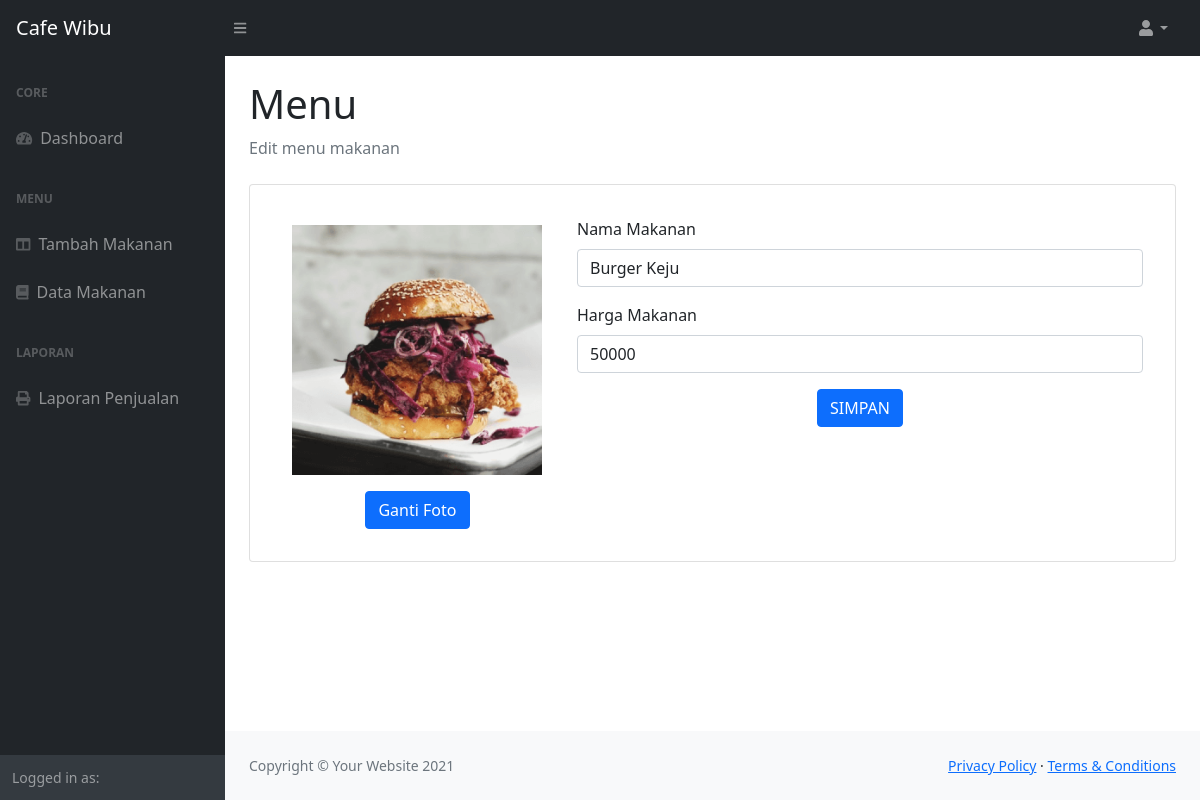
Page /menu/edit/5 on the committed database.
### tables this page shows
CREATE TABLE `menu` (
  `id` int(11) NOT NULL,
  `nama` varchar(250) NOT NULL,
  `harga` bigint(20) NOT NULL,
  `status` varchar(11) NOT NULL,
  `foto` varchar(255) NOT NULL
);

### application/controllers/Menu.php (called while the page is built, shortened)
<?php
class Menu extends CI_Controller
{
    public function __construct()
    {
        $this->load->library('form_validation');
        $this->load->model('menu_model');
    }
    public function edit($id)
    {
        $data['makanan'] = $this->menu_model->getMakananById($id);
        $this->load->view('menu/edit', $data);
    }
}

### index.php (called while the page is built, shortened)
<?php
require_once BASEPATH.'core/CodeIgniter.php';

### application/models/Menu_model.php (called while the page is built, shortened)
<?php
class Menu_model extends CI_Model
{
    public function getMakananById($id)
    {
        return $this->db->get_where('menu', ['id' => $id])->row();
    }
}

### application/views/menu/edit.php (the view, shortened to what this page needs)
<div class="container-fluid px-4">
    <h1 class="mt-4">Menu</h1>
    <ol class="breadcrumb mb-4">
        <li class="breadcrumb-item active">Edit menu makanan</li>
    </ol>
    <div class="card p-3">
        <div class="card-body">
            <div class="row">
                <div class="col-4">
                    <div class="text-center mt-2">
                        <img width="250px" src="<?= base_url('assets/foto/' . $makanan->foto) ?>" alt="">
                        <button data-bs-toggle="modal" data-bs-target="#foto" class="mt-3 btn btn-primary">Ganti Foto</button>
                    </div>
                </div>
                <div class="col-8">
                    <form method="post" action="<?= base_url('menu/updateMenu') ?>">
                        <div class="mb-3">
                            <label for="nama" class="form-label">Nama Makanan</label>
                            <input name="nama" value="<?= $makanan->nama ?>" type="text" class="form-control" id="nama" placeholder="Masukan nama makanan">
                        </div>
                        <div class="mb-3">
                            <label for="harga" class="form-label">Harga Makanan</label>
                            <input name="harga" value="<?= $makanan->harga ?>" type="number" class="form-control" id="harga" placeholder="Masukan harga makanan">
                        </div>
                        <div class="text-center">
                            <button type="submit" class="btn btn-primary">SIMPAN</button>
                        </div>
                    </form>
                </div>
            </div>
        </div>
    </div>
</div>

### rows in the picture
menu: foto (picture), nama "Burger Keju", harga "50000"
